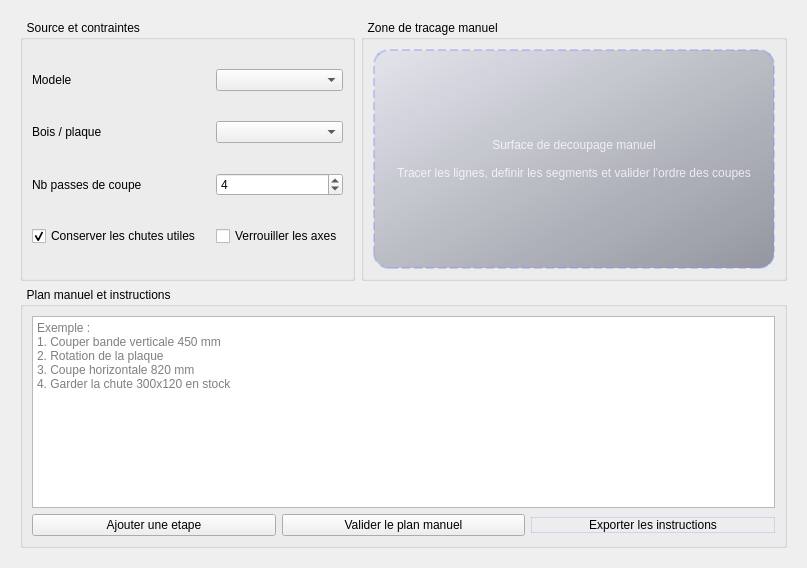
          <widget class="QWidget" name="tab_pc_manual_cut">
           <attribute name="title">
            <string>Decoupage manuel</string>
           </attribute>
           <layout class="QVBoxLayout" name="vl_pc_manual_cut">
            <property name="leftMargin">
             <number>20</number>
            </property>
            <property name="topMargin">
             <number>20</number>
            </property>
            <property name="rightMargin">
             <number>20</number>
            </property>
            <property name="bottomMargin">
             <number>20</number>
            </property>
            <item>
             <layout class="QHBoxLayout" name="hl_pc_manual_top">
              <item>
               <widget class="QGroupBox" name="gb_pc_manual_source">
                <property name="title">
                 <string>  Source et contraintes</string>
                </property>
                <layout class="QGridLayout" name="gl_pc_manual_source">
                 <property name="horizontalSpacing">
                  <number>15</number>
                 </property>
                 <property name="verticalSpacing">
                  <number>10</number>
                 </property>
                 <item row="0" column="0">
                  <widget class="QLabel" name="lb_pc_manual_modele">
                   <property name="text">
                    <string>Modele</string>
                   </property>
                  </widget>
                 </item>
                 <item row="0" column="1">
                  <widget class="QComboBox" name="pc_manual_modele"/>
                 </item>
                 <item row="1" column="0">
                  <widget class="QLabel" name="lb_pc_manual_bois">
                   <property name="text">
                    <string>Bois / plaque</string>
                   </property>
                  </widget>
                 </item>
                 <item row="1" column="1">
                  <widget class="QComboBox" name="pc_manual_bois"/>
                 </item>
                 <item row="2" column="0">
                  <widget class="QLabel" name="lb_pc_manual_passes">
                   <property name="text">
                    <string>Nb passes de coupe</string>
                   </property>
                  </widget>
                 </item>
                 <item row="2" column="1">
                  <widget class="QSpinBox" name="pc_manual_passes">
                   <property name="minimum">
                    <number>1</number>
                   </property>
                   <property name="maximum">
                    <number>20</number>
                   </property>
                   <property name="value">
                    <number>4</number>
                   </property>
                  </widget>
                 </item>
                 <item row="3" column="0">
                  <widget class="QCheckBox" name="chk_pc_manual_keep_offcuts">
                   <property name="text">
                    <string>Conserver les chutes utiles</string>
                   </property>
                   <property name="checked">
                    <bool>true</bool>
                   </property>
                  </widget>
                 </item>
                 <item row="3" column="1">
                  <widget class="QCheckBox" name="chk_pc_manual_axis_lock">
                   <property name="text">
                    <string>Verrouiller les axes</string>
                   </property>
                  </widget>
                 </item>
                </layout>
               </widget>
              </item>
              <item>
               <widget class="QGroupBox" name="gb_pc_manual_canvas">
                <property name="title">
                 <string>  Zone de tracage manuel</string>
                </property>
                <layout class="QVBoxLayout" name="vl_pc_manual_canvas">
                 <item>
                  <widget class="QLabel" name="lb_pc_manual_canvas">
                   <property name="minimumSize">
                    <size>
                     <width>0</width>
                     <height>220</height>
                    </size>
                   </property>
                   <property name="styleSheet">
                    <string notr="true">border:2px dashed rgba(129,140,248,0.38);border-radius:16px;background:qlineargradient(x1:0,y1:0,x2:1,y2:1,stop:0 rgba(99,102,241,0.07),stop:1 rgba(15,23,42,0.4));padding:22px;color:rgba(255,255,255,0.78);</string>
                   </property>
                   <property name="text">
                    <string>Surface de decoupage manuel

Tracer les lignes, definir les segments et valider l'ordre des coupes</string>
                   </property>
                   <property name="alignment">
                    <set>Qt::AlignmentFlag::AlignCenter</set>
                   </property>
                  </widget>
                 </item>
                </layout>
               </widget>
              </item>
             </layout>
            </item>
            <item>
             <widget class="QGroupBox" name="gb_pc_manual_plan">
              <property name="title">
               <string>  Plan manuel et instructions</string>
              </property>
              <layout class="QVBoxLayout" name="vl_pc_manual_plan">
               <item>
                <widget class="QTextEdit" name="txt_pc_manual_cut_plan">
                 <property name="placeholderText">
                  <string>Exemple :
1. Couper bande verticale 450 mm
2. Rotation de la plaque
3. Coupe horizontale 820 mm
4. Garder la chute 300x120 en stock</string>
                 </property>
                </widget>
               </item>
               <item>
                <layout class="QHBoxLayout" name="hl_pc_manual_actions">
                 <item>
                  <widget class="QPushButton" name="btn_pc_manual_add_step">
                   <property name="text">
                    <string>Ajouter une etape</string>
                   </property>
                  </widget>
                 </item>
                 <item>
                  <widget class="QPushButton" name="btn_pc_manual_validate">
                   <property name="text">
                    <string>Valider le plan manuel</string>
                   </property>
                  </widget>
                 </item>
                 <item>
                  <widget class="QPushButton" name="btn_pc_manual_export">
                   <property name="styleSheet">
                    <string notr="true">background:rgba(255,255,255,0.08);border:1px solid rgba(99,102,241,0.2);</string>
                   </property>
                   <property name="text">
                    <string>Exporter les instructions</string>
                   </property>
                  </widget>
                 </item>
                </layout>
               </item>
              </layout>
             </widget>
            </item>
           </layout>
          </widget>
